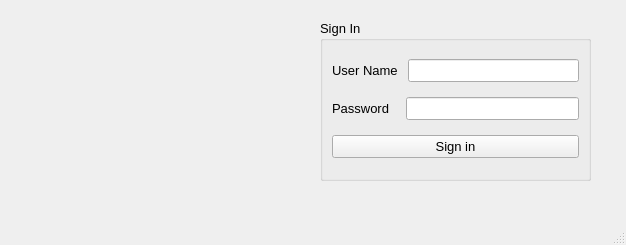
<?xml version="1.0" encoding="UTF-8"?>
<ui version="4.0">
 <class>LoginScreen</class>
 <widget class="QMainWindow" name="LoginScreen">
  <property name="geometry">
   <rect>
    <x>0</x>
    <y>0</y>
    <width>626</width>
    <height>245</height>
   </rect>
  </property>
  <property name="windowTitle">
   <string>LoginScreen</string>
  </property>
  <widget class="QWidget" name="centralwidget">
   <widget class="QGroupBox" name="groupBox">
    <property name="geometry">
     <rect>
      <x>320</x>
      <y>20</y>
      <width>271</width>
      <height>161</height>
     </rect>
    </property>
    <property name="font">
     <font>
      <pointsize>10</pointsize>
     </font>
    </property>
    <property name="title">
     <string>Sign In </string>
    </property>
    <layout class="QVBoxLayout" name="verticalLayout">
     <item>
      <layout class="QHBoxLayout" name="horizontalLayout">
       <item>
        <widget class="QLabel" name="UserName">
         <property name="text">
          <string>User Name </string>
         </property>
        </widget>
       </item>
       <item>
        <widget class="QLineEdit" name="lineEdit_UderName">
         <property name="text">
          <string/>
         </property>
        </widget>
       </item>
      </layout>
     </item>
     <item>
      <layout class="QHBoxLayout" name="horizontalLayout_2">
       <item>
        <widget class="QLabel" name="label_2">
         <property name="text">
          <string>Password   </string>
         </property>
        </widget>
       </item>
       <item>
        <widget class="QLineEdit" name="lineEdit_Password">
         <property name="maxLength">
          <number>16</number>
         </property>
         <property name="echoMode">
          <enum>QLineEdit::Password</enum>
         </property>
        </widget>
       </item>
      </layout>
     </item>
     <item>
      <widget class="QPushButton" name="Sign_In">
       <property name="text">
        <string>Sign in</string>
       </property>
      </widget>
     </item>
    </layout>
   </widget>
   <widget class="QLabel" name="Pic_Label">
    <property name="geometry">
     <rect>
      <x>10</x>
      <y>0</y>
      <width>291</width>
      <height>221</height>
     </rect>
    </property>
    <property name="text">
     <string/>
    </property>
   </widget>
  </widget>
  <widget class="QMenuBar" name="menubar">
   <property name="geometry">
    <rect>
     <x>0</x>
     <y>0</y>
     <width>626</width>
     <height>21</height>
    </rect>
   </property>
  </widget>
  <widget class="QStatusBar" name="statusbar"/>
 </widget>
 <resources/>
 <connections/>
</ui>
